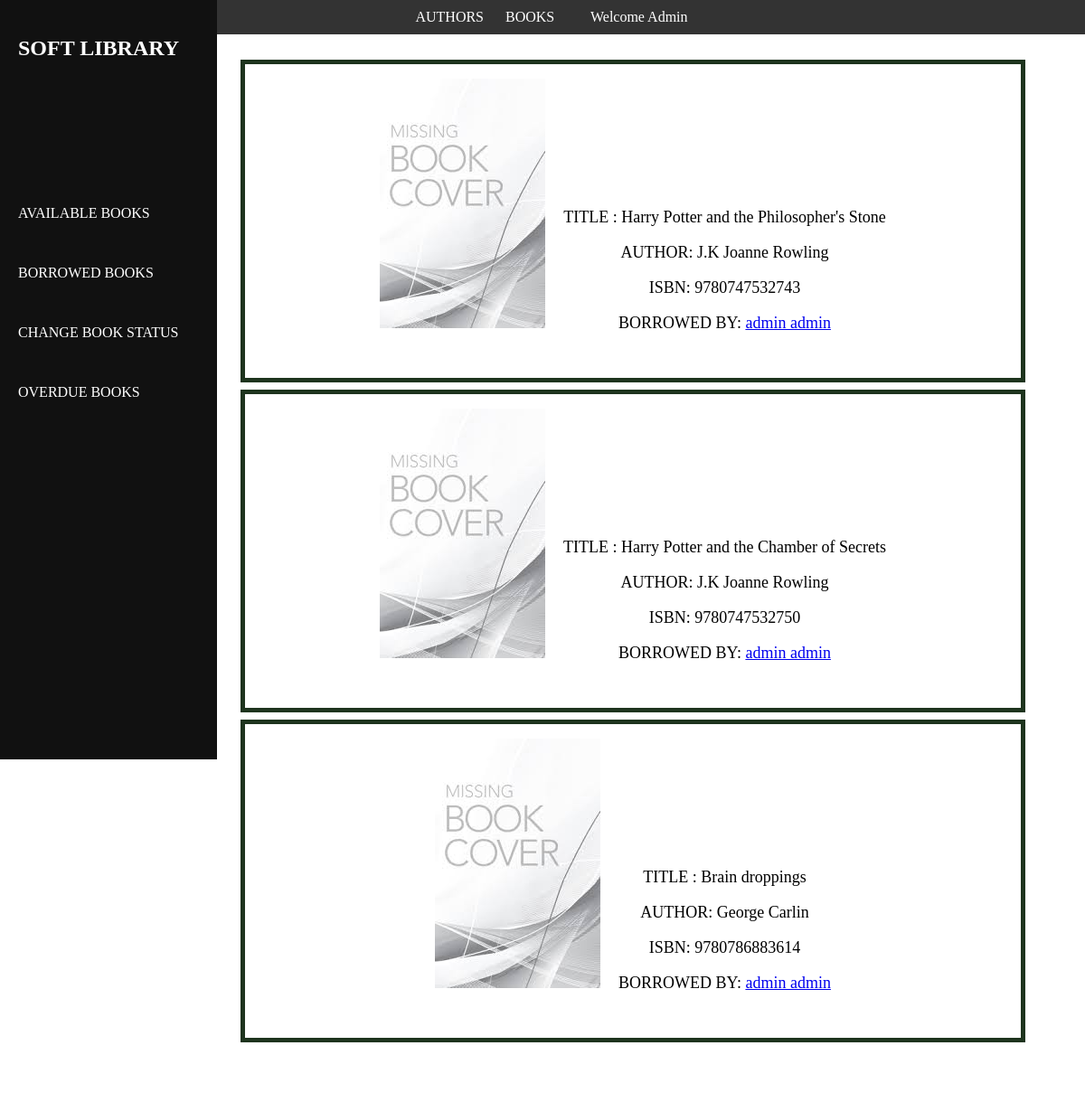
The page /users/overdue-books/ (signed in) on the database its author committed.
### base/models.py (models this page shows, shortened)
class Reader(AbstractUser):
    gender = models.CharField(max_length=10, choices=gender_choices)
    bio = models.TextField(blank=True, null=True)
    date_of_birth = models.DateField()
    reader_image = models.ImageField(upload_to='images/', blank=True, null=True, default='user.png')
    email = models.EmailField(unique=True)
    REQUIRED_FIELDS = ['username', 'first_name', 'last_name', 'gender', 'date_of_birth', 'bio', ]
    USERNAME_FIELD = 'email'
    def get_username(self):
        return self.first_name + ' ' + self.last_name

class LibrayRecords(models.Model):
    date = models.DateTimeField(auto_now_add=True)
    projected_date = models.DateTimeField(null=True)
    borrowed_Copy = models.ForeignKey(to=BookCopy, on_delete=models.CASCADE)
    borrower = models.ForeignKey(to=Reader, on_delete=models.SET_NULL, null=True)
    status = models.BooleanField(default=False)  # returned or not
    return_date = models.DateTimeField(blank=True, null=True)
    return_status = models.CharField(max_length=250, choices=return_choices, null=True)

class BookCopy(models.Model):
    book = models.ForeignKey(Book, on_delete=models.CASCADE, related_name="copies")
    edition = models.CharField(max_length=200, default="First")
    status = models.CharField(max_length=250, default='M', choices=status_choice)
    date = models.DateTimeField(auto_now_add=True)

class Book(models.Model):
    title = models.CharField(max_length=250)
    author = models.ManyToManyField(Author)
    date = models.DateTimeField(auto_now_add=True)
    awards = models.ManyToManyField(to=AuthorAward, blank=True)
    summary = models.TextField(null=True, blank=True)
    ISBN = models.IntegerField()
    category = models.CharField(max_length=250, help_text="Enter the book genre")
    publisher = models.CharField(max_length=250, help_text="Enter the publication company")
    published = models.DateTimeField(help_text="Enter the published date")
    book_image = models.ImageField(upload_to='images/', blank=True, null=True, default='book.jpeg')

class Author(models.Model):
    first_name = models.CharField(max_length=250)
    middle_name = models.CharField(max_length=250, blank=True, null=True)
    last_name = models.CharField(max_length=250)
    gender = models.CharField(max_length=10, choices=gender_choices)
    bio = models.TextField()
    date_of_birth = models.DateField()
    date_of_death = models.DateField(blank=True, null=True)
    awards = models.ManyToManyField(to=AuthorAward, blank=True)
    author_image = models.ImageField(upload_to='images/', blank=True, null=True, default='user.png')
    class Meta:
        ordering = ['first_name', 'middle_name', 'last_name', 'gender']
    def __str__(self):
        return f"{self.first_name} {self.middle_name if self.middle_name else ''} {self.last_name}"

### MyUsers/views.py (the view)
# urls.py: path('overdue-books/', views.overDueBooks, name='overdueBooks'),
@login_required(login_url='users:login')
def overDueBooks(request):
    from django.utils import timezone
    if request.user.is_staff:
        books = LibrayRecords.objects.filter(status=False).distinct()
        overdue = [record for record in books if record.projected_date < timezone.now()]
        context = {'records': overdue}
        return render(request, 'MyUsers/due_books.html', context)

### MyUsers/templates/MyUsers/due_books.html
{% extends 'base/base.html' %}
{% block content %}
    <div>
        {% for record in records %}
            <div style="padding: 1rem;margin: 0.5rem;border: 5px solid #1e341e">
                <div style="display: inline-block;padding-right: 1rem">
                    <img src="{{ record.borrowed_Copy.book.book_image.url }}" alt="">
                </div>
                <div style="display: inline-block;padding-bottom: 1rem">
                    <p>TITLE : {{ record.borrowed_Copy.book.title }}</p>
                    <p>AUTHOR: {% for author in record.borrowed_Copy.book.author.all %}
                        {{ author }}
                    {% endfor %}
                    </p>
                    <p>ISBN: {{ record.borrowed_Copy.book.ISBN }}</p>
                    {% if request.user.is_staff %}
                        <p>BORROWED BY: <a
                                href="{% url 'users:userProfile' record.borrower.id %}">{{ record.borrower }}</a>
                        </p>
                    {% endif %}
                </div>
            </div>
        {% empty %}
            <p>No Overdue Books</p>
        {% endfor %}
    </div>
{% endblock %}

### base/templates/base/components/navbar.html (shortened to what this page needs)
<div class="navbar">
    <a href="{% url 'base:authors' %}"> AUTHORS</a>
    <a href="{% url 'base:index' %}"> BOOKS </a>
    {% if request.user.is_authenticated %}
        <a>Welcome <a href="{% url 'users:userProfile' request.user.id %}">{{ request.user.last_name | title }}</a></a>
    {% else %}
        <a href="{% url 'users:login' %}">LOG IN</a>&nbsp;
        || &nbsp;<a href="{% url 'users:register' %} ">REGISTER</a>
    {% endif %}
</div>

### base/static/css/main.css (style rules this page uses)
.navbar { position: fixed; top: 0; left: 0; width: 100%; background-color: #333; color: #fff; padding: 10px; text-align: center; }
.navbar a { color: #fff; text-decoration: none; }
.main-page p { font-size: 18px; }

### rows shown on the page
Reader: user.last_name "Admin"
LibrayRecords: borrowed_Copy.book.book_image (picture), borrowed_Copy.book "Harry Potter and the Philosopher's Stone", borrowed_Copy.book.ISBN "9780747532743", borrower "admin admin"
Author: first_name+middle_name+last_name "J.K Joanne Rowling"
LibrayRecords: borrowed_Copy.book.book_image (picture), borrowed_Copy.book "Harry Potter and the Chamber of Secrets", borrowed_Copy.book.ISBN "9780747532750", borrower "admin admin"
LibrayRecords: borrowed_Copy.book.book_image (picture), borrowed_Copy.book "Brain droppings", borrowed_Copy.book.ISBN "9780786883614", borrower "admin admin"
Author: first_name+middle_name+last_name "George Carlin"
